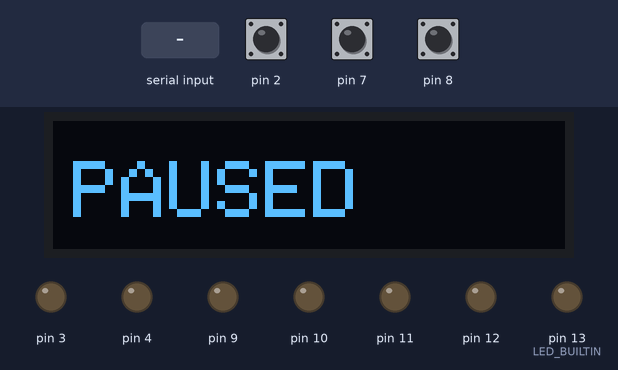
The sketch below on a simulated Arduino Uno, built with avr-gcc and run on an emulated ATmega328P. On the bench: 128×32 one-colour display, output pins drawn as LEDs (lit = HIGH). The inputs (shaded band) are chosen by the test bench; at power-on: pin 8 HIGH, pin 2 HIGH, pin 7 HIGH. What the sketch prints to the serial monitor is not drawn.

Above: at 1.2 s.
1.3 s: pin 8 pulled LOW for 0.15 s
At 1.43 s:
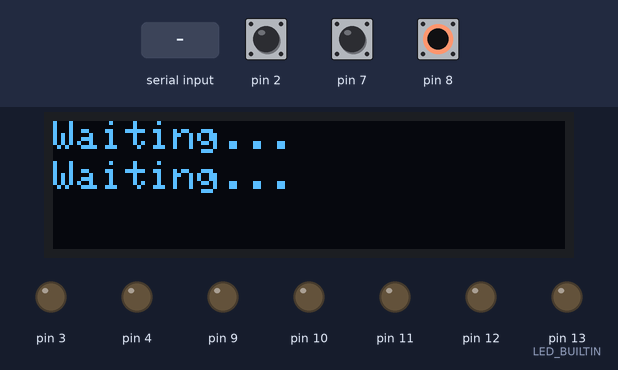
3.0 s: "FILLED" received over Serial
6.0 s: pin 8 pulled LOW for 1 s
At 6.5 s:
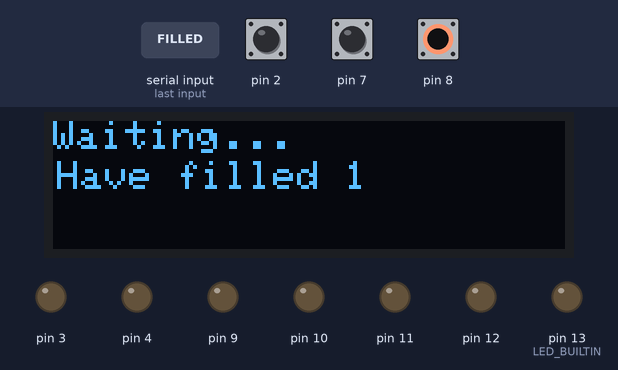
8.6 s: "READYFORS" received over Serial
11.4 s: pin 8 pulled LOW for 3.2 s
At 11.53 s:
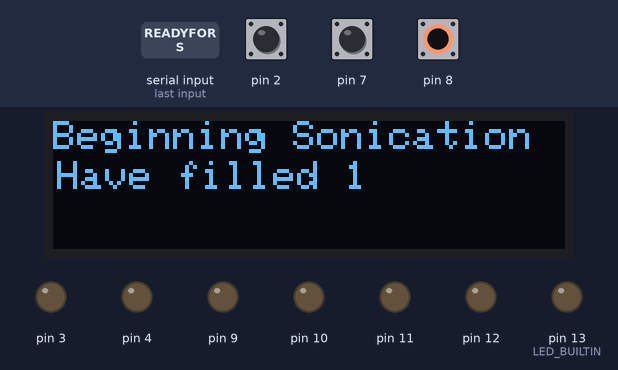
16.1 s: "READYFORID" received over Serial
Timing chart, 0 to 19.1 s (numbered marks = the images above; inputs shaded):
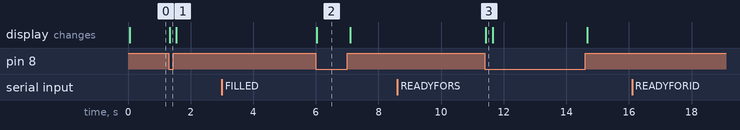

The sketch:

HTPMultithreadingArduino_copy.ino
```cpp
#include <Adafruit_GFX.h>
#include <Adafruit_SSD1306.h>

// defining bools
bool sb = true;
bool idb = true;
bool paused = false;

bool rs = false;
bool rid = false;

bool sonicating = false;
bool iding = false;
bool fronting = false;

int blink = 0;

// State change detection
int lastPausedVal = 0;

// OLED
#define SCREEN_WIDTH 128
#define SCREEN_HEIGHT 32
#define OLED_RESET -1
Adafruit_SSD1306 display(SCREEN_WIDTH, SCREEN_HEIGHT, &Wire, OLED_RESET);

// Inital Strings to display on OLED
String sDefault = "Waiting...";
String idDefault = "Waiting...";

// Variables to track progress through sample prep
int sFinished = 0;
int idFinished = 0;
int fFinished = 0;
int filled = 0;

// The number of channels we are
const int N_CHANNELS = 4;

void setup() {
  // setting up the oled
  setUpScreen();

  Serial.begin(9600);
  pinMode(2, INPUT_PULLUP);
  pinMode(7, INPUT_PULLUP);
  pinMode(8, INPUT_PULLUP);
  pinMode(LED_BUILTIN, OUTPUT);

  // Sonication pin setup
  pinMode(3, OUTPUT);
  pinMode(4, OUTPUT);

  // Intake and dispense pin setup
  pinMode(9, OUTPUT);
  pinMode(10, OUTPUT);

  // Finished molds pin setup
  pinMode(11, OUTPUT);
  pinMode(12, OUTPUT);

  // Resetting LED pins to be off
  digitalWrite(3, LOW);
  digitalWrite(4, LOW);
  digitalWrite(9, LOW);
  digitalWrite(10, LOW);
}

void loop() {
  // put your main code here, to run repeatedly:
  int sbVal = digitalRead(2);
  int idbVal = digitalRead(7);
  int pausedVal = digitalRead(8);


  if (rs && (sbVal == HIGH)) {
    sb = true;
    Serial.write("SONICATIONBEGUN");
  } else {
    sb = false;
  }
  if (rid && (idbVal == HIGH)) {
    idb = true;
    Serial.write("IDBEGUN");
  } else {
    idb = false;
  }
  if (pausedVal == HIGH) {
    Serial.write("PAUSED");
    paused = true;
  }
  else if ((pausedVal == LOW) && (lastPausedVal == HIGH)) {
    Serial.write("UNPAUSED");
    paused = false;
  }

  if (Serial.available() > 0){
    String msg = Serial.readString();

    if (msg == "FILLED") {
      filled += 1;
      if (filled % N_CHANNELS == 0) {
        iding = false;
        idFinished += 1;
        filled = 0;
        if (idFinished == 2) {
          idDefault = "Done";
        }
      }
    }

    else if (msg == "READYFORS") {
      rs = true;
    }
    else if (msg == "READYFORID") {
      rid = true;
    }

    else if (msg == "NOTFILLING") {
      iding = false;
      if (idFinished == 2) {
          idDefault = "Done";
        } else {
          idDefault = "Waiting...";
        }
    }
    else if (msg == "NOTDRYING") {
      sDefault = "Sonicating...";
    }

    else if (msg == "DONESON") {
      sonicating = false;
      sDefault = "Waiting...";
      sFinished += 1;

      if (sFinished == 2) {
        sDefault = "Done";
      }
    }
    else if (msg == "FILLING") {
      iding = true;
    }
    else if (msg == "SONICATING") {
      sonicating = true;
      sDefault = "Sonicating...";
    }
    else if (msg == "DRYING") {
      sDefault = "Drying...";
    }

    else if (msg == "PROMPTING") {
      fronting = true;
    }
    else if (msg == "MOLDDONE") {
      fronting = false;
      fFinished += 1;
    }
  }

  if (paused) {
    display.clearDisplay();
    display.setCursor(5,10);
    display.setTextSize(2);
    display.print("PAUSED");
    display.display();
    blink = 3;
  } else {
    display.clearDisplay();
    sbDisplay();
    idDisplay();
    display.display();

    updateSLights();
    updateIDLights();
    updateFLights();

    blink += 1;
    delay(200);
  }

  lastPausedVal = pausedVal;
}

void sbDisplay() {
  if (sb) {
    rs = false;
    display.setTextSize(1);
    display.setCursor(0, 0);
    display.print("Beginning Sonication");
  } else if (rs) {
    display.setTextSize(1);
    display.setCursor(0, 0);
    display.print("Ready for Sonication");
  } else {
    display.setTextSize(1);
    display.setCursor(0, 0);
    display.print(sDefault);
  }
}

void idDisplay() {
  if (idb && rid) {
    rid = false;
    display.setTextSize(1);
    display.setCursor(0, 10);
    display.print("Beginning I&D");
    Serial.println("Beginning ID");
  } else if (rid) {
    display.setTextSize(1);
    display.setCursor(0, 10);
    display.print("Ready for I&D");
  } else if (filled != 0) {
    display.setTextSize(1);
    display.setCursor(1, 10);
    display.print("Have filled " + String(filled));
  } else {
    display.setTextSize(1);
    display.setCursor(0, 10);
    display.print(idDefault);
  }
}

void updateSLights() {
  // Keep first sonicating light solid
  if (sFinished == 1) {
    digitalWrite(3, HIGH);
    // Blink the second sonicating light
    if (sonicating) {
      if ((blink % 4 == 0) || (blink % 4 == 1)) {
        digitalWrite(4, HIGH);
      } else {
        digitalWrite(4, LOW);
      }
    }
    else {
      digitalWrite(4, LOW);
    }
  }
  // Keep both sonicating lights solid
  else if (sFinished == 2) {
    digitalWrite(3, HIGH);
    digitalWrite(4, HIGH);
  }
  // Neither sonicating light solid
  else {
    // Blink the first sonicating light
    if (sonicating) {
      if ((blink % 4 == 0) || (blink % 4 == 1)) {
        digitalWrite(3, HIGH);
      } else {
        digitalWrite(3, LOW);
      }
    }
    else {
      digitalWrite(3, LOW);
    }
  }
}

void updateIDLights() {
  // Keep first id light solid
  if (idFinished == 1) {
    digitalWrite(9, HIGH);
    // Blink the second id light
    if (iding) {
      if ((blink % 4 == 0) || (blink % 4 == 1)) {
        digitalWrite(10, HIGH);
      } else {
        digitalWrite(10, LOW);
      }
    }
    else {
      digitalWrite(10, LOW);
    }
  }
  // Keep both id lights solid
  else if (idFinished == 2) {
    digitalWrite(9, HIGH);
    digitalWrite(10, HIGH);
  }
  // Neither id light solid
  else {
    // Blink the first id light
    if (iding) {
      if ((blink % 4 == 0) || (blink % 4 == 1)) {
        digitalWrite(9, HIGH);
      } else {
        digitalWrite(9, LOW);
      }
    }
    else {
      digitalWrite(9, LOW);
    }
  }
}

void updateFLights() {
  // Keep first front light solid
  if (fFinished == 1) {
    digitalWrite(11, HIGH);
    // Blink the second front light
    if (fronting) {
      if ((blink % 4 == 0) || (blink % 4 == 1)) {
        digitalWrite(12, HIGH);
      } else {
        digitalWrite(12, LOW);
      }
    }
    else {
      digitalWrite(12, LOW);
    }
  }
  // Keep both front lights solid
  else if (idFinished == 2) {
    digitalWrite(11, HIGH);
    digitalWrite(12, HIGH);
  }
  // Neither front light solid
  else {
    // Blink the first front light
    if (fronting) {
      digitalWrite(LED_BUILTIN, HIGH);

      if ((blink % 4 == 0) || (blink % 4 == 1)) {
        digitalWrite(11, HIGH);
      } else {
        digitalWrite(11, LOW);
      }
    }
    else {
      digitalWrite(11, LOW);
      digitalWrite(12, LOW);
    }
  }
}

void setUpScreen() {
  display.begin(SSD1306_SWITCHCAPVCC, 0x3C);
  display.clearDisplay();
  display.setTextColor(WHITE);
  display.setCursor(0,0);
  display.setTextSize(2);
  display.print("SETTING UP");
  display.display();
}
```

Measured:
- after the input at 1.3 s, the display: changes at once (image 1)
- after the input at 3.0 s, every drawn part: stays the same
- after the input at 6.0 s, the display: changes at once (image 2)
- after the input at 8.6 s, every drawn part: stays the same
- after the input at 11.4 s, the display: changes at once (image 3)
- after the input at 16.1 s, every drawn part: stays the same
